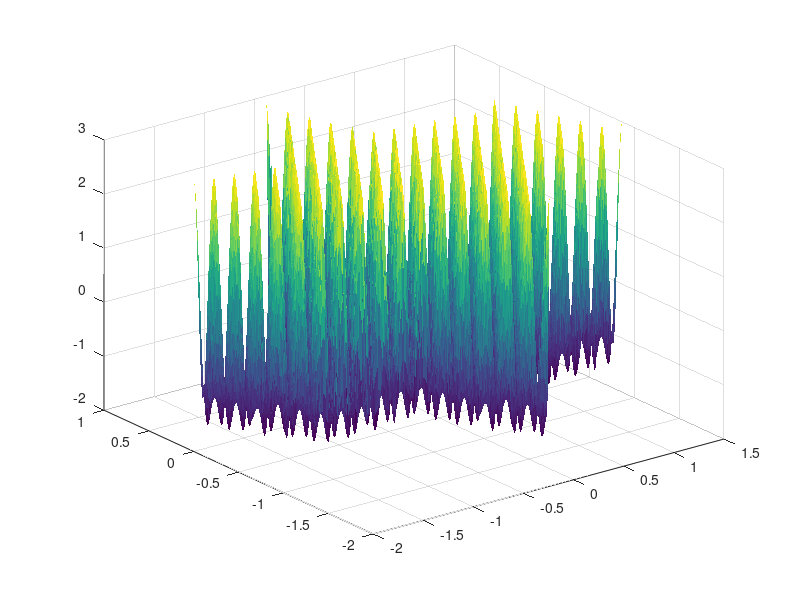

This figure's MATLAB source:
n1=3;
n2=2;

P1 = [-3/2,-sqrt(3)/2];
P2 = [1/2,-sqrt(3)/2];
P3 = [-1/2,sqrt(3)/2];
zfun = @(x,y) cos(2*pi*(n1+n2)*x+2*sqrt(3)*pi*(-n1+n2/3)*y)...
    +cos(2*pi*(n1-n2)*x+2*sqrt(3)*pi*(n1+n2/3)*y) ...
    +cos(4*pi*n1*x+4*pi*n2*y/sqrt(3));
% Create triangular mesh of triangla P1,P2,P3
n=200;
[I,J]=meshgrid(linspace(0,1,n));
keep=I+J <= 1+eps;
IJ = [I(keep),J(keep)];
K = 1-sum(IJ,2);
F=delaunay(IJ);
IJK = [IJ,K];
XY=IJK*[P1;P2;P3];
x=XY(:,1);
y=XY(:,2);
trisurf(F,x,y,zfun(x,y),'Linestyle','none')

hold on
P1 = [1,0];
P2 = [0,0];
P3 = [1/2,-sqrt(3)/2];
% Create triangular mesh of triangla P1,P2,P3
[I,J]=meshgrid(linspace(0,1,n));
keep=I+J <= 1+eps;
IJ = [I(keep),J(keep)];
K = 1-sum(IJ,2);
F=delaunay(IJ);
IJK = [IJ,K];
XY=IJK*[P1;P2;P3];
x=XY(:,1);
y=XY(:,2);
trisurf(F,x,y,zfun(x,y),'Linestyle','none')

hold on
P1 = [1,0];
P2 = [3/2,-sqrt(3)/2];
P3 = [1/2,-sqrt(3)/2];
% Create triangular mesh of triangla P1,P2,P3
[I,J]=meshgrid(linspace(0,1,n));
keep=I+J <= 1+eps;
IJ = [I(keep),J(keep)];
K = 1-sum(IJ,2);
F=delaunay(IJ);
IJK = [IJ,K];
XY=IJK*[P1;P2;P3];
x=XY(:,1);
y=XY(:,2);
trisurf(F,x,y,zfun(x,y),'Linestyle','none')

hold on
P1 = [0,-sqrt(3)];
P2 = [-1/2,-sqrt(3)/2];
P3 = [1/2,-sqrt(3)/2];
% Create triangular mesh of triangla P1,P2,P3
[I,J]=meshgrid(linspace(0,1,n));
keep=I+J <= 1+eps;
IJ = [I(keep),J(keep)];
K = 1-sum(IJ,2);
F=delaunay(IJ);
IJK = [IJ,K];
XY=IJK*[P1;P2;P3];
x=XY(:,1);
y=XY(:,2);
trisurf(F,x,y,zfun(x,y),'Linestyle','none')

hold on
P1 = [-1,0];
P2 = [-2,0];
P3 = [-3/2,-sqrt(3)/2];
% Create triangular mesh of triangla P1,P2,P3
[I,J]=meshgrid(linspace(0,1,n));
keep=I+J <= 1+eps;
IJ = [I(keep),J(keep)];
K = 1-sum(IJ,2);
F=delaunay(IJ);
IJK = [IJ,K];
XY=IJK*[P1;P2;P3];
x=XY(:,1);
y=XY(:,2);
trisurf(F,x,y,zfun(x,y),'Linestyle','none')